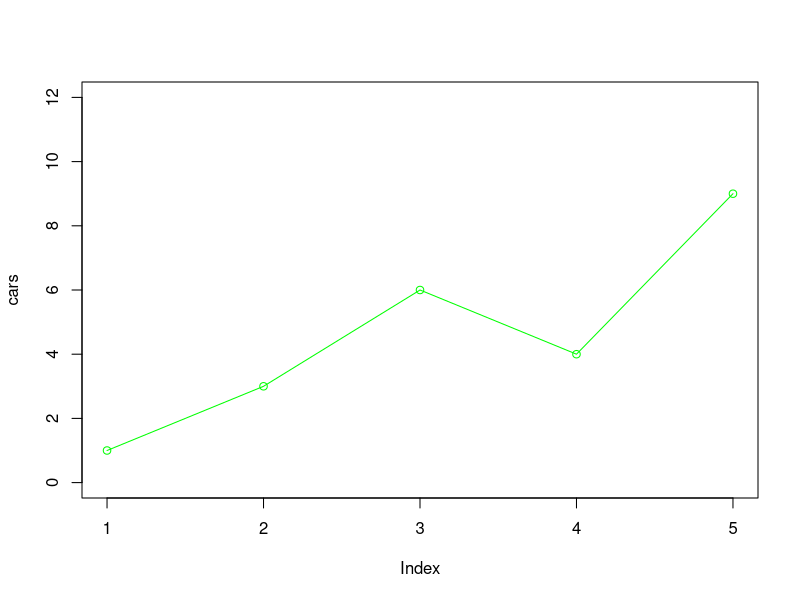

Reproduce this figure in R.

cars = c(1, 3, 6, 4, 9)
trucks = c(2, 5, 4, 5, 12)
plot(cars, type="o", col="green", ylim=c(0,12))

#using ggplot2
#install.packages("/var/folders/8k/4s3_rvm53vj1hl2q4z25b0wc0000gn/T//RtmpmWIxiv/downloaded_packages")
#library(ggplot2)
#ggplot(mtcars, aes(x=mpg, y=wt))+geom_point()
